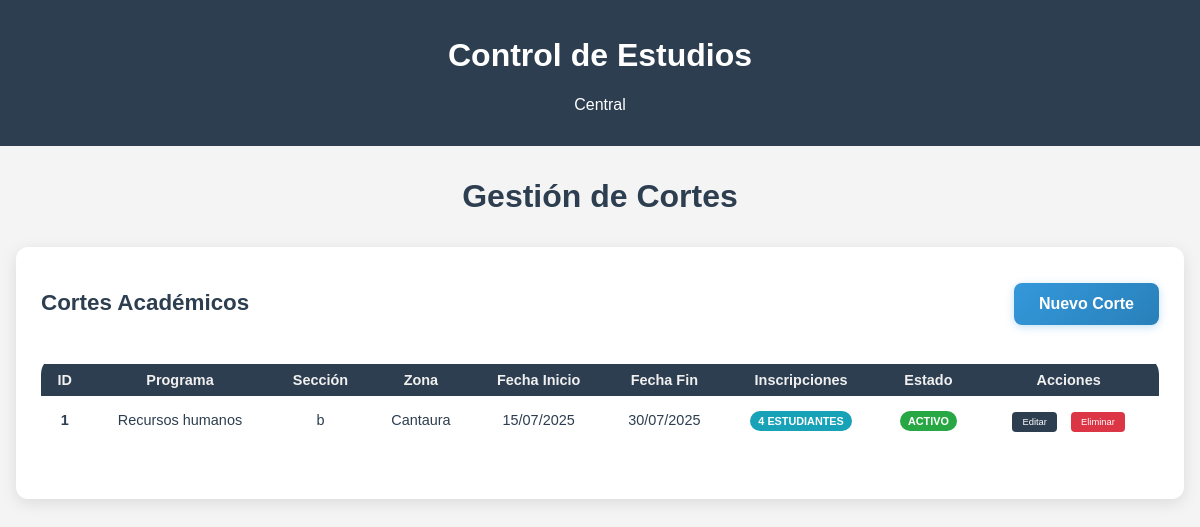
Page /control_academico/cortes on the committed database.
### modulos/control_academico/models.py (models this page shows, shortened)
class Corte(db.Model):
    __tablename__ = 'cortes'
    id = db.Column(db.Integer, primary_key=True)
    programa_id = db.Column(db.Integer, db.ForeignKey('programas.id'), nullable=False)
    seccion = db.Column(db.String(20), nullable=False)
    zona = db.Column(db.String(50), nullable=False)
    fecha_inicio = db.Column(db.Date, nullable=False)
    fecha_fin = db.Column(db.Date, nullable=False)
    programa = db.relationship('Programa', back_populates='cortes')
    inscripciones = db.relationship('Inscripcion', back_populates='corte')
    asignaciones = db.relationship('AsignacionMateria', back_populates='corte')

class Programa(db.Model):
    __tablename__ = 'programas'
    id = db.Column(db.Integer, primary_key=True)
    nombre = db.Column(db.String(100), nullable=False)
    carrera_id = db.Column(db.Integer, db.ForeignKey('carreras.id'), nullable=False)
    carrera = db.relationship('Carrera', back_populates='programas')
    materias = db.relationship('Materia', back_populates='programa')
    cortes = db.relationship('Corte', back_populates='programa')

### modulos/control_academico/routes.py (the view)
@bp.route('/cortes')
def listar_cortes():
    from datetime import date
    cortes = Corte.query.all()
    programas = Programa.query.all()
    fecha_actual = date.today()
    return render_template('control_academico/cortes.html',
                         cortes=cortes, programas=programas, fecha_actual=fecha_actual)

### modulos/control_academico/templates/control_academico/cortes.html (shortened to what this page needs)
{% extends "central/base.html" %}
{% block content %}
<div class="welcome-container">
    <h1 class="titulo-estudiantes">Gestión de Cortes</h1>
    <div class="tabla-estudiantes-contenedor">
        <div style="display: flex; justify-content: space-between; align-items: center; margin-bottom: 20px;">
            <h2>Cortes Académicos</h2>
            <a href="{{ url_for('control_academico.crear_corte') }}" class="btn-academico">Nuevo Corte</a>
        </div>
        {% if cortes %}
            <table class="tabla-estudiantes">
                <thead>
                    <tr>
                        <th>ID</th>
                        <th>Programa</th>
                        <th>Sección</th>
                        <th>Zona</th>
                        <th>Fecha Inicio</th>
                        <th>Fecha Fin</th>
                        <th>Inscripciones</th>
                        <th>Estado</th>
                        <th>Acciones</th>
                    </tr>
                </thead>
                <tbody>
                    {% for corte in cortes %}
                    <tr>
                        <td><strong>{{ corte.id }}</strong></td>
                        <td>{{ corte.programa.nombre }}</td>
                        <td>{{ corte.seccion }}</td>
                        <td>{{ corte.zona }}</td>
                        <td>{{ corte.fecha_inicio.strftime('%d/%m/%Y') }}</td>
                        <td>{{ corte.fecha_fin.strftime('%d/%m/%Y') }}</td>
                        <td>
                            <span class="badge badge-info">{{ corte.inscripciones|length }} estudiantes</span>
                        </td>
                        <td>
                            {% if corte.fecha_inicio <= fecha_actual <= corte.fecha_fin %}
                                <span class="badge badge-success">Activo</span>
                            {% elif fecha_actual < corte.fecha_inicio %}
                                <span class="badge badge-warning">Próximo</span>
                            {% else %}
                                <span class="badge badge-secondary">Finalizado</span>
                            {% endif %}
                        </td>
                        <td>
                            <a href="{{ url_for('control_academico.editar_corte', id=corte.id) }}"
                               class="btn-accion editar">Editar</a>
                            <a href="{{ url_for('control_academico.eliminar_corte', id=corte.id) }}"
                               class="btn-accion eliminar"
                               onclick="return confirm('¿Estás seguro de que quieres eliminar este corte?')">Eliminar</a>
                        </td>
                    </tr>
                    {% endfor %}
                </tbody>
            </table>
        {% else %}
            <div style="text-align: center; padding: 40px;">
                <p class="text-muted">No hay cortes registrados.</p>
                <p>Comience creando un nuevo corte usando el botón de arriba.</p>
            </div>
        {% endif %}
    </div>
</div>
{% endblock %}

### modulos/static/css/style.css (style rules this page uses)
body { font-family: Arial, sans-serif; margin: 0; padding: 0; background-color: #f4f4f4; }
.welcome-container { max-width: 1200px; margin: 2rem auto; padding: 0 1rem; }
.welcome-container h1 { text-align: center; color: #2c3e50; margin-bottom: 2rem; }
.titulo-estudiantes { text-align: center; margin-top: 20px; color: #2c3e50; }
a { text-decoration: none ; }
.tabla-estudiantes-contenedor { overflow-x: auto; margin: 0 auto; max-width: 2000px; }
.tabla-estudiantes { width: 100%; max-width: 1500; margin: 0 auto 30px auto; border-collapse: separate; border-spacing: 0 8px; border-radius: 18px; margin-bottom: 30px; background: #fff; overflow: hidden; }
.tabla-estudiantes th, .tabla-estudiantes td { padding: 8px 12px; text-align: center; }
.tabla-estudiantes, .tabla-estudiantes th, .tabla-estudiantes td { font-family: Arial, sans-serif; font-size: 0.95em; color: #2c3e50; }
.tabla-estudiantes th { background-color: #2c3e50; color: #f1f0f0; }
.btn-accion { padding: 2px 6px; border-radius: 2px; text-decoration: none; font-size: 0.65em; margin: 0 1px; }
.btn-accion.editar { background: #2c3e50; color: white; }
.btn-accion.eliminar { background: #2c3e50; color: white; }
.btn-accion { padding: 5px 10px; border-radius: 4px; text-decoration: none; color: white; margin: 0 5px; }
.btn-accion.eliminar { background-color: #dc3545; }
.tabla-estudiantes-contenedor { background: white; border-radius: 12px; padding: 25px; box-shadow: 0 4px 16px rgba(0,0,0,0.1); margin-bottom: 30px; }
.tabla-estudiantes-contenedor h2 { color: #2c3e50; margin-bottom: 20px; text-align: center; font-size: 1.4em; }
.badge { padding: 4px 8px; border-radius: 12px; font-size: 0.75em; font-weight: bold; text-transform: uppercase; }
.badge-success { background-color: #28a745; color: white; }
.badge-info { background-color: #17a2b8; color: white; }
.btn-academico { background: linear-gradient(135deg, #3498db 0%, #2980b9 100%); color: white; border: none; border-radius: 8px; padding: 12px 25px; font-weight: bold; cursor: pointer; transition: all 0.3s ease; text-decoration: none; display: inline-block; box-shadow: 0 2px 8px rgba(52,152,219,0.3); }
.tabla-estudiantes-contenedor, .form-container-academico, .stat-card { animation: fadeIn 0.6s ease-out; }
.btn-accion { transition: all 0.2s ease; }

### rows in the picture
Corte: id "1", programa.nombre "Recursos humanos", seccion "b", zona "Cantaura", fecha_inicio "15/07/2025", fecha_fin "30/07/2025", inscripciones|length "4", shows "ACTIVO"
